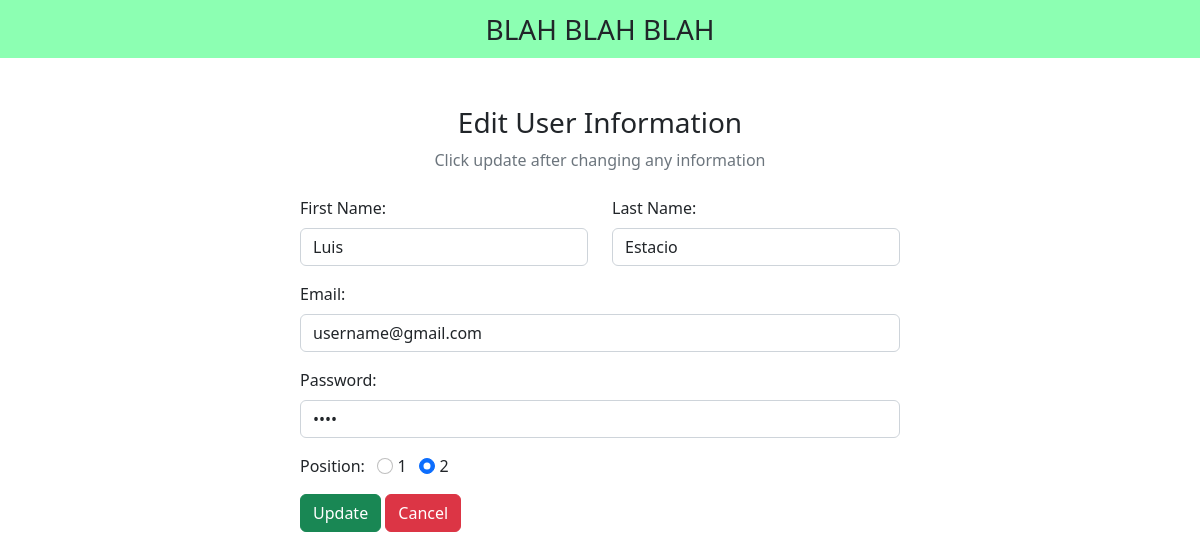
Screenshot of /dashboard/edit.php?UserID=4 with the database file from the repository.
### tables this page shows
CREATE TABLE `users` (
  `UserID` int(10) NOT NULL,
  `Fname` varchar(250) NOT NULL,
  `Lname` varchar(250) NOT NULL,
  `password` varchar(250) NOT NULL,
  `Position` int(250) NOT NULL,
  `username` varchar(250) NOT NULL
);

### dashboard/edit.php (the view, shortened to what this page needs)
<?php
include "../config/dbcon.php";
$UserID = $_GET["UserID"];
?>
<!DOCTYPE html>
<html lang="en">
<head>
  <link href="https://cdn.jsdelivr.net/npm/bootstrap@5.2.3/dist/css/bootstrap.min.css" rel="stylesheet">
  <link rel="stylesheet" href="https://cdnjs.cloudflare.com/ajax/libs/font-awesome/6.4.0/css/all.min.css" />
</head>
<body>
  <nav class="navbar navbar-light justify-content-center fs-3 mb-5" style="background-color: #00ff5573;">
    BLAH BLAH BLAH
  </nav>
  <div class="container">
    <div class="text-center mb-4">
      <h3>Edit User Information</h3>
      <p class="text-muted">Click update after changing any information</p>
    </div>
    <?php
    $sql = "SELECT * FROM users WHERE UserID = $UserID LIMIT 1";
    $result = mysqli_query($conn, $sql);
    $row = mysqli_fetch_assoc($result);
    ?>
    <div class="container d-flex justify-content-center">
      <form action="" method="post" style="width:50vw; min-width:300px;">
        <div class="row mb-3">
          <div class="col">
            <label class="form-label">First Name:</label>
            <input type="text" class="form-control" name="Fname" value="<?php echo $row['Fname'] ?>">
          </div>
          <div class="col">
            <label class="form-label">Last Name:</label>
            <input type="text" class="form-control" name="Lname" value="<?php echo $row['Lname'] ?>">
          </div>
        </div>
        <div class="mb-3">
          <label class="form-label">Email:</label>
          <input type="email" class="form-control" name="username" value="<?php echo $row['username'] ?>">
        </div>
        <div class="mb-3">
          <label class="form-label">Password:</label>
          <input type="password" class="form-control" name="password" value="<?php echo $row['password'] ?>">
        </div>
        <div class="form-group mb-3">
          <label>Position:</label>
          <input type="radio" class="form-check-input" name="Position" id="1" value="1" <?php echo ($row["Position"] == '1') ? "checked" : ""; ?>>
          <label for="1" class="form-input-label">1</label>
          <input type="radio" class="form-check-input" name="Position" id="2" value="2" <?php echo ($row["Position"] == '2') ? "checked" : ""; ?>>
          <label for="2" class="form-input-label">2</label>
        </div>
        <div>
          <button type="submit" class="btn btn-success" name="submit">Update</button>
          <a href="index.php" class="btn btn-danger">Cancel</a>
        </div>
      </form>
    </div>
  </div>
</body>
</html>

### rows the page displays
users: Fname "Luis", Lname "Estacio", username "username@gmail.com", Position "☐ 1", Position "☑ 2"
